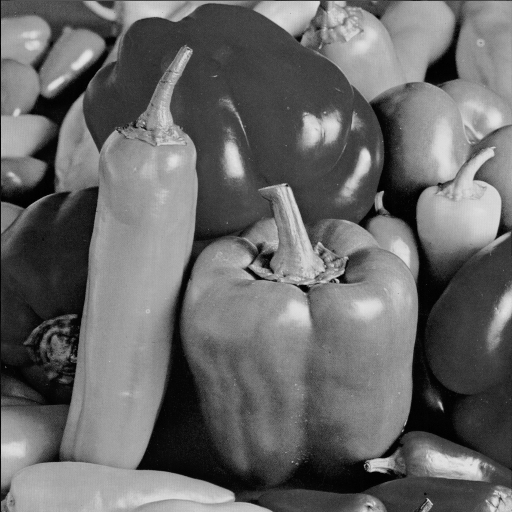
%> input picture Lab1/Peppers.bmp, 512 x 512 px, given in place of sniper.jpg, which was not available
$ octave q3_edge.m   (GNU Octave 9; MATLAB toolbox functions it lacks are replaced by stand-ins)
%> lines starting %> are read from the running program, lines starting %| are printed output that depends on the picture; pictures that were not available may be replaced by others from this repository, and a replacement may not be noted
% Notes:
% Default value of sigma is sqrt(2). Canny filter are chosen based on
% deviation automatically.
% Threshold must be less than 1

clear; clc;
% Read in image
I = rgb2gray(imread('sniper.jpg')); % Canny process gray scale images
%> I is the input picture: size 512x512 uint8; min 0, max 229, mean 104.2
[x, y] = size(I);
%> x = 512; y = 512

% Rotate and flip, construct symmetric image
Sym_I(x+1:2*x, y+1:2*y) = I;
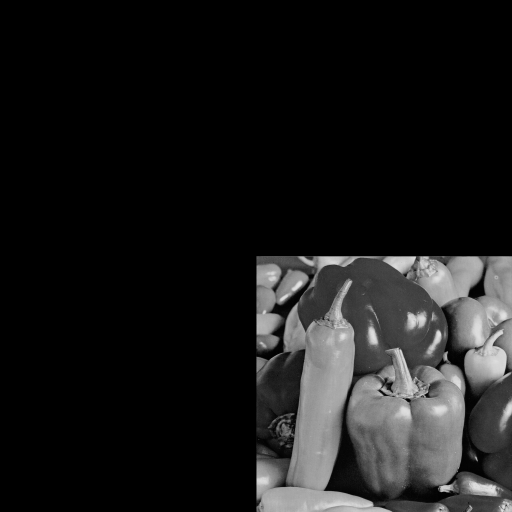
%> Sym_I: size 1024x1024 uint8 (shown at 1/2 size); min 0, max 229, mean 26.1
Sym_I(1:x, 1:y) = imrotate(I, 180);
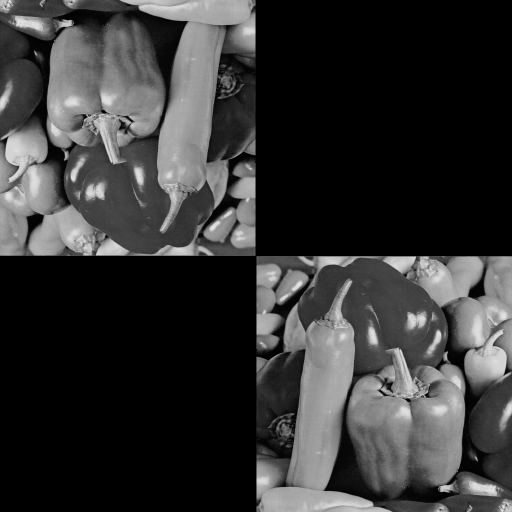
%> Sym_I: size 1024x1024 uint8 (shown at 1/2 size); min 0, max 229, mean 52.1
Sym_I(1:x, 2*y+1:3*y) = imrotate(I, 180);
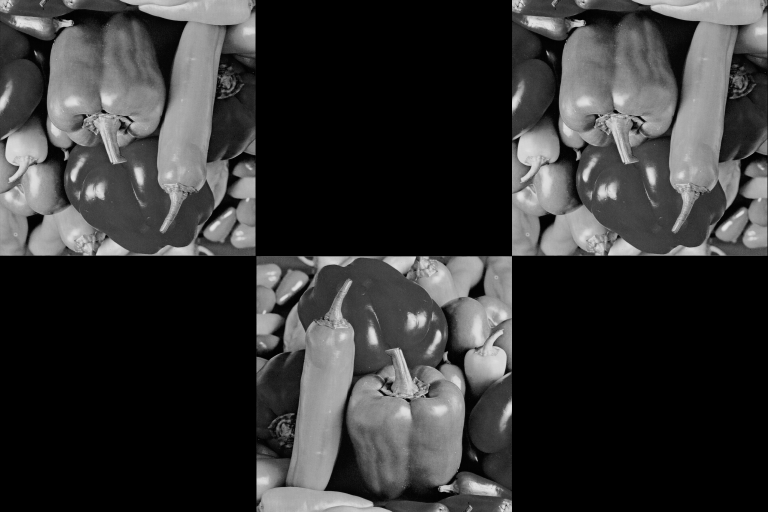
%> Sym_I: size 1024x1536 uint8 (shown at 1/2 size); min 0, max 229, mean 52.1
Sym_I(2*x+1:3*x, 1:y) = imrotate(I, 180);
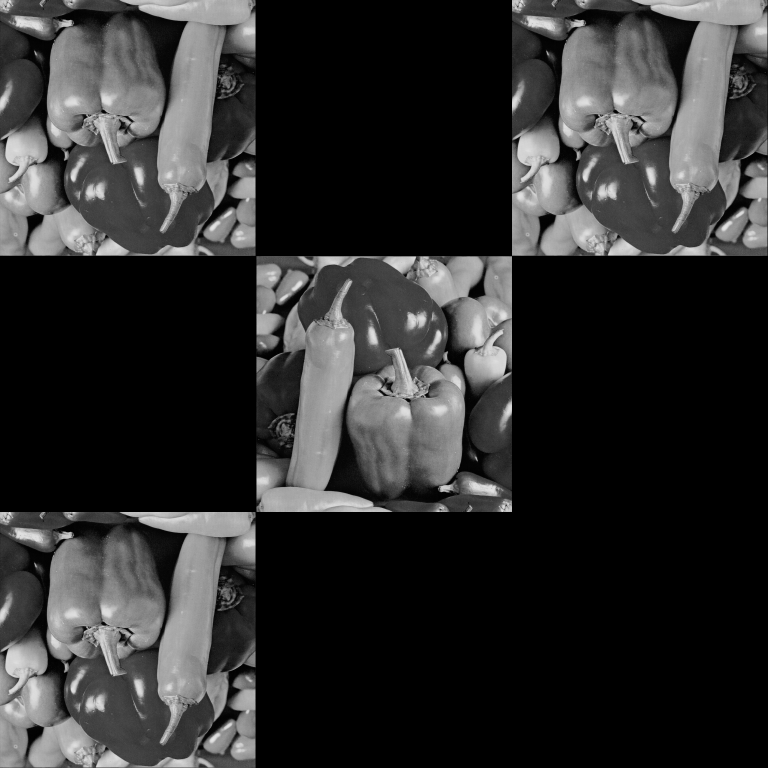
%> Sym_I: size 1536x1536 uint8 (shown at 1/2 size); min 0, max 229, mean 46.3
Sym_I(2*x+1:3*x, 2*y+1:3*y) = imrotate(I, 180);
Sym_I(1:x, 1*y+1:2*y) = flip(I, 1);
Sym_I(2*x+1:3*x, 1*y+1:2*y) = flip(I, 1);
Sym_I(1*x+1:2*x, 1:y) = flip(I, 2);
Sym_I(1*x+1:2*x, 2*y+1:3*y) = flip(I, 2);
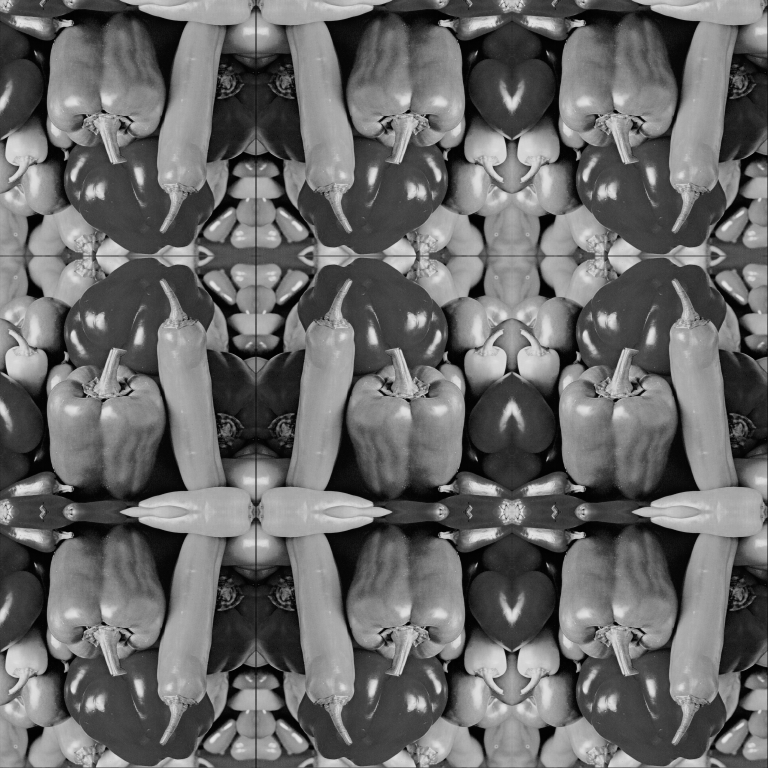
%> Sym_I: size 1536x1536 uint8 (shown at 1/2 size); min 0, max 229, mean 104.2

sigma = input('input sigma:');
%> the answer given: 2
threshold = input('input threshold, 0<threshold<1:');
%> the answer given: 1
%> (the run ends here)

$ run again, on Lab1/pout.tif
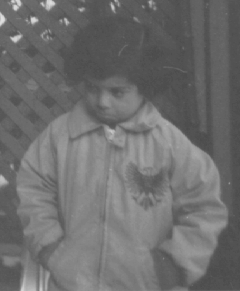
%> input picture Lab1/pout.tif, 240 x 291 px, given in place of sniper.jpg, which was not available
%> I is the input picture: size 291x240 uint8; min 74, max 224, mean 110.3
%> `Sym_I(2*x+1:3*x, 1:y) = imrotate(I, 180);`:
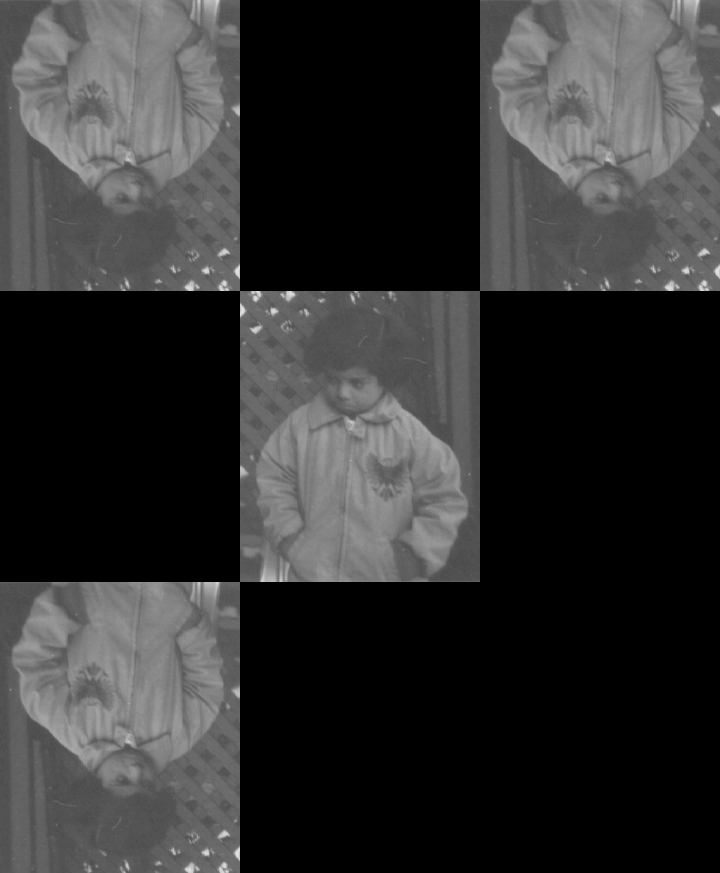
%> Sym_I: size 873x720 uint8; min 0, max 224, mean 49
%> `Sym_I(1*x+1:2*x, 2*y+1:3*y) = flip(I, 2);`:
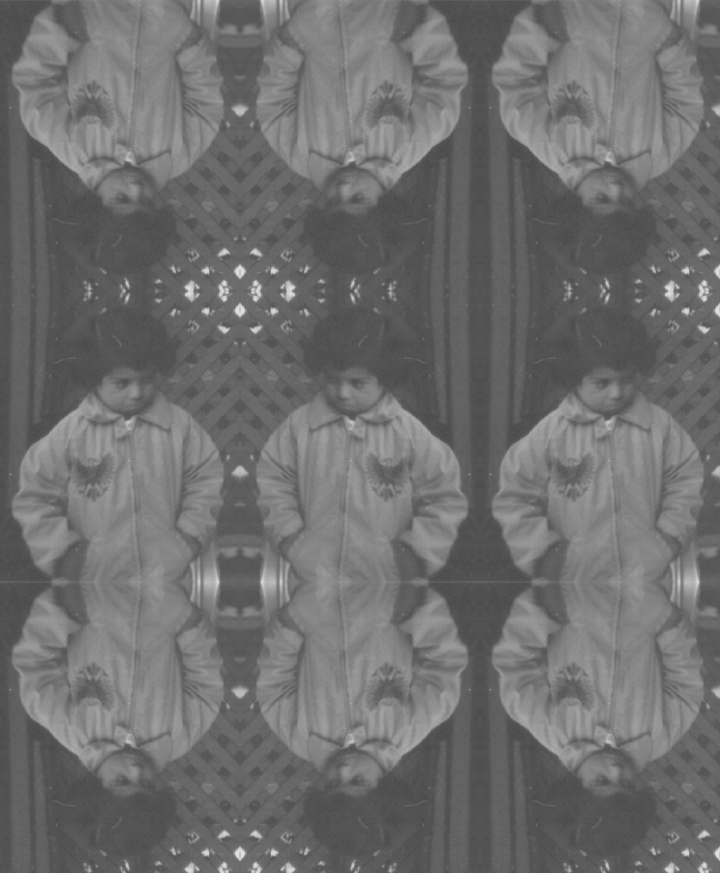
%> Sym_I: size 873x720 uint8; min 74, max 224, mean 110.3
